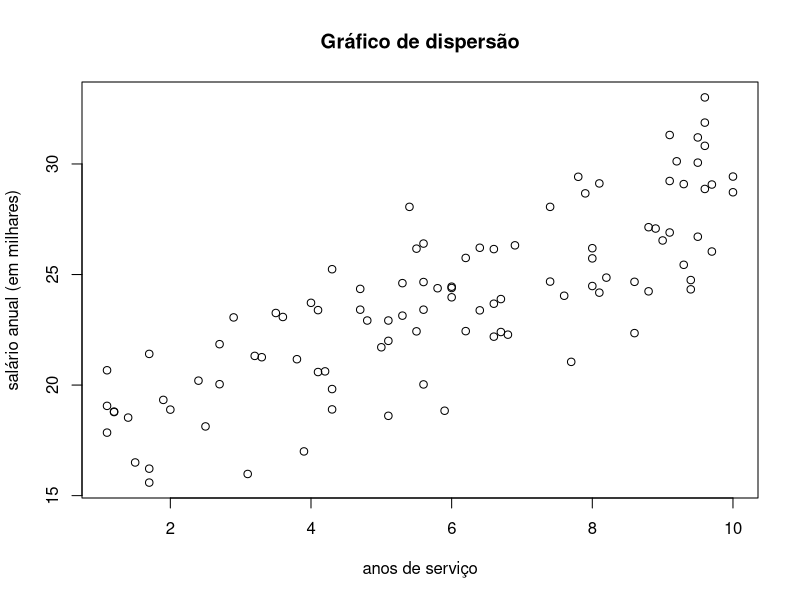
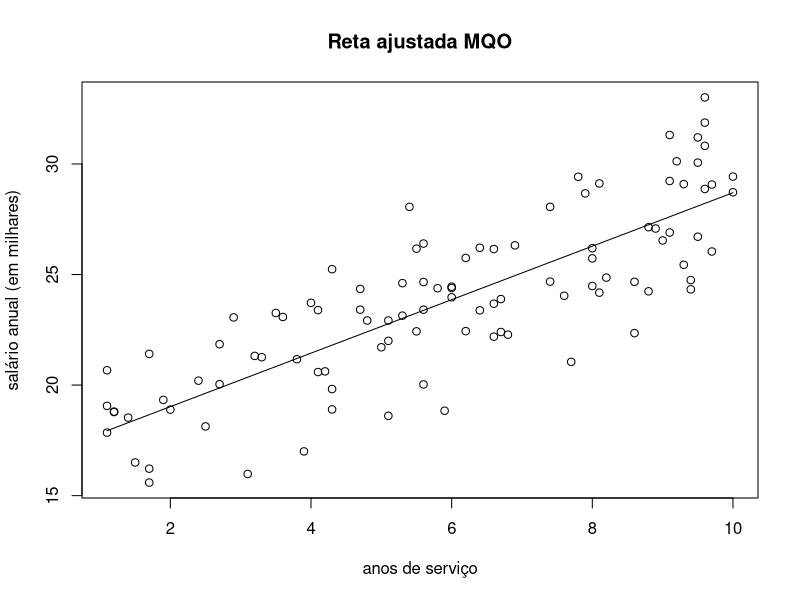
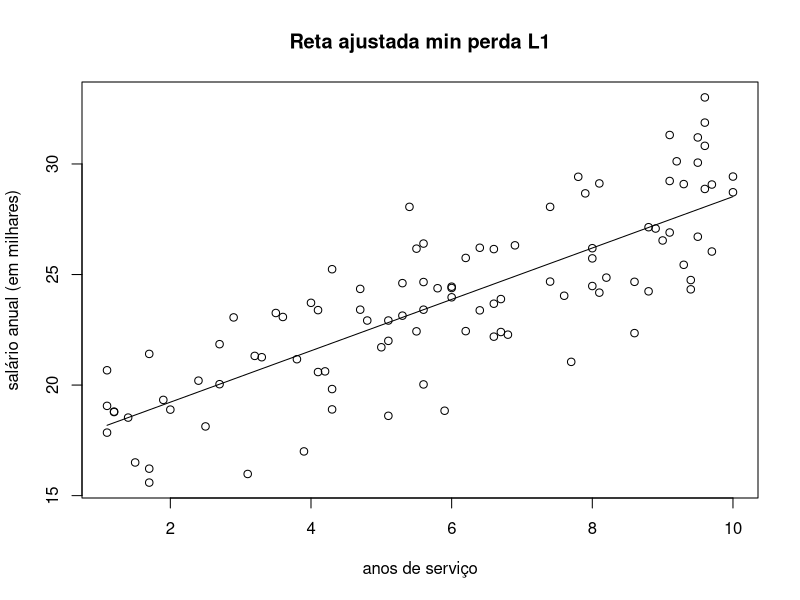
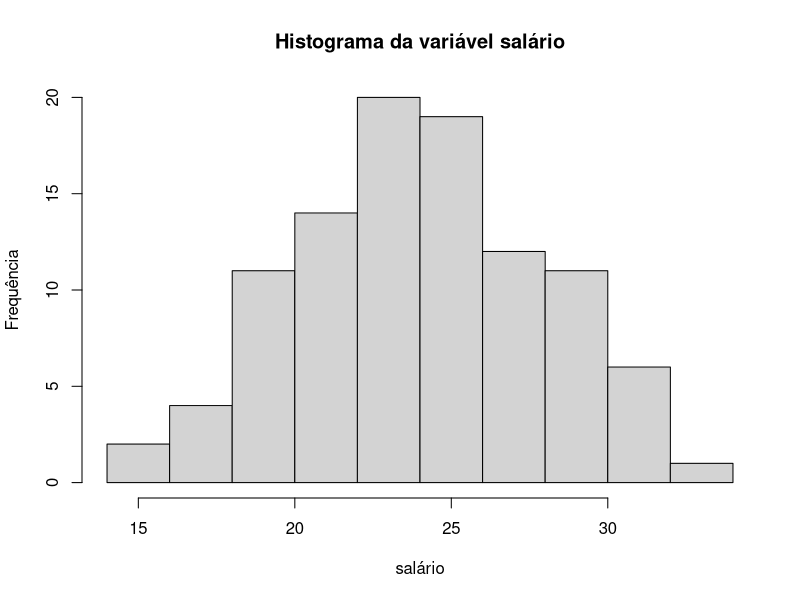
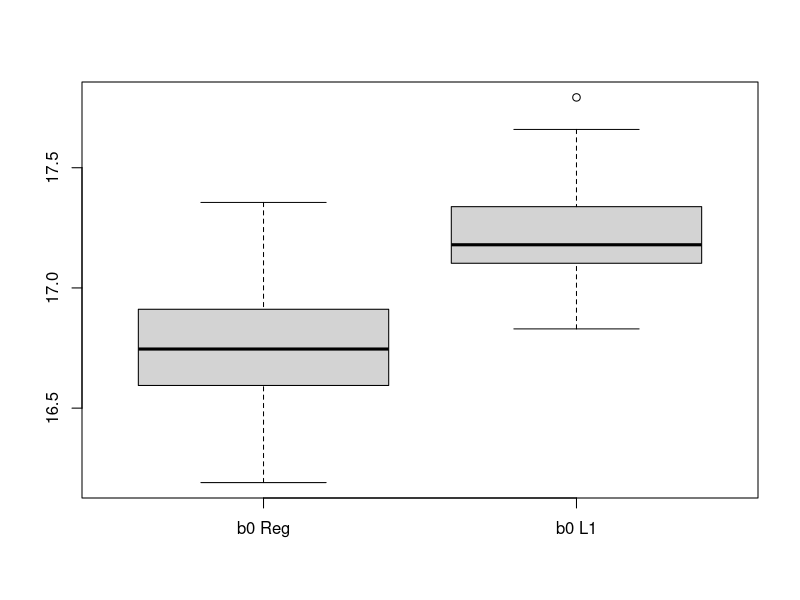
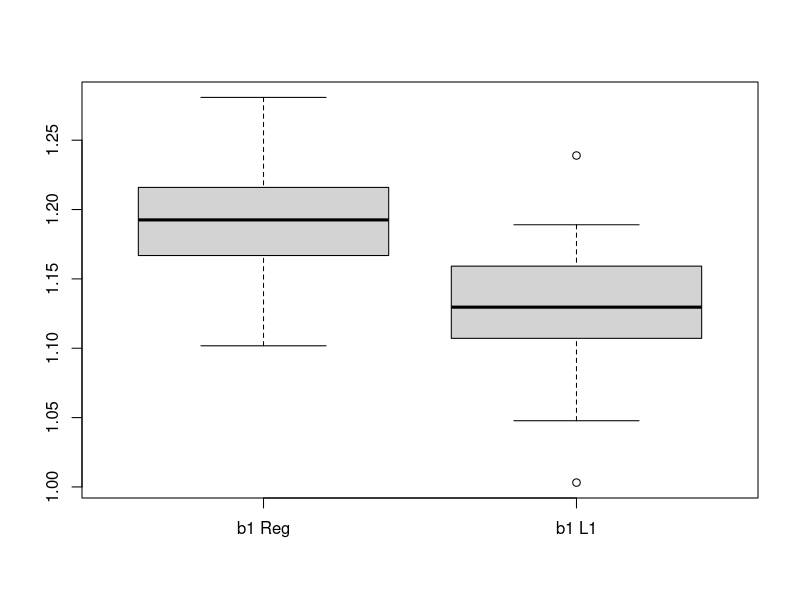
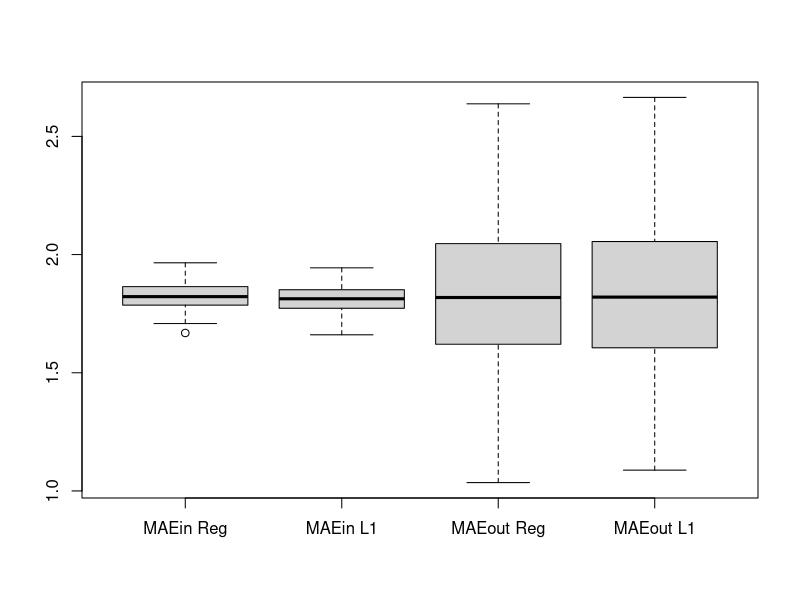

Here is the R script that generated these plots, in order:
## ---- chunk 1
knitr::opts_chunk$set(echo = FALSE)
## ---- chunk 2
data = read.csv2("205650.txt", sep=" ", dec = ".")
plot(data$X, data$Y, xlab = "anos de serviço", ylab="salário anual (em milhares)", main="Gráfico de dispersão")
## ---- chunk 3
# Funcao para dividir dados aleatoriamente em treinamento e teste #
split_data = function(data, train_perc){
  train_size <- floor(train_perc * nrow(data))
  train_index <- sample(seq_len(nrow(data)), size = train_size)
  train <- data[train_index, ]
  test <- data[-train_index, ]
  return(list("train" = train,
              "test" = test))
}

# Funcao para encontrar params que minimizam perda L1 #
opt_l1_loss = function(dataset){
  l1_loss = function(y, f) {
    sum(abs(y - f))
  }
  
  fn = function(params){
    b0 = params[1]
    b1 = params[2]
    l1_loss(y = dataset$Y, f = (b0 + b1 * dataset$X))
  }
  
  opt_b = optim(
    par = c(b0 = 0, b1=0),
    fn = fn
  )
  
  return(opt_b$par)
}

# Objetos para salvar os resultados das 100 repeticoes #

bhat_vec = rep(0,100)
bhat_params = data.frame(b0_reg=bhat_vec,
                         b1_reg=bhat_vec,
                         b0_l1=bhat_vec,
                         b1_l1=bhat_vec)

MAE_vec = rep(0, 100)
MAE_table = data.frame(MAEin_reg=MAE_vec,
                       MAEout_reg=MAE_vec,
                       MAEin_l1=MAE_vec,
                       MAEout_l1=MAE_vec)

## ---- chunk 4
set.seed(205650)  
splitted_data = split_data(data, 0.85)
  train <- splitted_data$train
  test <- splitted_data$test
  
  ## Regressao simples (MQO) ##
  
  # Encontrar params b0 e b1 #
  reg = lm(Y ~ X, data=train)
  
  ## Minimizar perda L1 ##
  
  # Encontrar b0 e b1 otimos #
  opt_l1_loss_params = opt_l1_loss(train)
  Ypred_test_l1 = opt_l1_loss_params[1] + opt_l1_loss_params[2]*test$X
  Ypred_train_l1 = opt_l1_loss_params[1] + opt_l1_loss_params[2]*train$X
  
  # Calcular MAEout e MAEin #
  Ypred_reg_test = predict(reg, test)
  Ypred_reg_train = predict(reg, train)
  
  abs_error_test_reg = abs(test$Y - Ypred_reg_test)
  MAEout_reg = sum(abs_error_test_reg)/15
  
  abs_error_train_reg = abs(train$Y - Ypred_reg_train)
  MAEin_reg = sum(abs_error_train_reg)/85
  
  # Calcular MAEin e MAEout #
  abs_error_test_l1 = abs(test$Y - Ypred_test_l1)
  MAEout_l1 = sum(abs_error_test_l1)/15
  
  abs_error_train_l1 = abs(train$Y - Ypred_train_l1)
  MAEin_l1 = sum(abs_error_train_l1)/85

## ---- chunk 5

plot(data$X, data$Y, xlab = "anos de serviço", ylab="salário anual (em milhares)", main="Reta ajustada MQO")
lines(data$X, (reg$coefficients[1] + reg$coefficients[2]*data$X))

plot(data$X, data$Y, xlab = "anos de serviço", ylab="salário anual (em milhares)", main="Reta ajustada min perda L1")
lines(data$X, (opt_l1_loss_params[1] + opt_l1_loss_params[2]*data$X))
      
## ---- chunk 6
hist(data$Y, xlab= "salário", ylab="Frequência", main= "Histograma da variável salário")
## ---- chunk 7
# Loop para executar o experimento 100 vezes #

set.seed(205650)
for (i in seq(1:100)){
  splitted_data = split_data(data, 0.85)
  train <- splitted_data$train
  test <- splitted_data$test
  
  ## Regressao simples (MQO) ##
  
  # Encontrar params b0 e b1 #
  reg = lm(Y ~ X, data=train)
  bhat_params$b0_reg[i] = reg$coefficients[1]
  bhat_params$b1_reg[i] = reg$coefficients[2]
  
  # Calcular MAEout e MAEin #
  Ypred_reg_test = predict(reg, test)
  Ypred_reg_train = predict(reg, train)
  
  abs_error_test_reg = abs(test$Y - Ypred_reg_test)
  MAEout_reg = sum(abs_error_test_reg)/15
  MAE_table$MAEout_reg[i] = MAEout_reg
  
  abs_error_train_reg = abs(train$Y - Ypred_reg_train)
  MAEin_reg = sum(abs_error_train_reg)/85
  MAE_table$MAEin_reg[i] = MAEin_reg
  
  ## Minimizar perda L1 ##
  
  # Encontrar b0 e b1 otimos #
  opt_l1_loss_params = opt_l1_loss(train)
  Ypred_test_l1 = opt_l1_loss_params[1] + opt_l1_loss_params[2]*test$X
  Ypred_train_l1 = opt_l1_loss_params[1] + opt_l1_loss_params[2]*train$X
  bhat_params$b0_l1[i] = opt_l1_loss_params[1]
  bhat_params$b1_l1[i] = opt_l1_loss_params[2]
  
  # Calcular MAEin e MAEout #
  abs_error_test_l1 = abs(test$Y - Ypred_test_l1)
  MAEout_l1 = sum(abs_error_test_l1)/15
  MAE_table$MAEout_l1[i] = MAEout_l1
  
  abs_error_train_l1 = abs(train$Y - Ypred_train_l1)
  MAEin_l1 = sum(abs_error_train_l1)/85
  MAE_table$MAEin_l1[i] = MAEin_l1
  
}
## ---- chunk 8
avg_results = data.frame(matrix(ncol = 2, nrow = 4))
col_names = c("Regressao", "Opt L1")
row_names = c("b0 medio", "b1 medio", "MAEin medio", "MAEout medio")
colnames(avg_results) = col_names
rownames(avg_results) = row_names

avg_results$Regressao[1] = mean(bhat_params$b0_reg)
avg_results$Regressao[2] = mean(bhat_params$b1_reg)
avg_results$Regressao[3] = mean(MAE_table$MAEin_reg)
avg_results$Regressao[4] = mean(MAE_table$MAEout_reg)

avg_results$`Opt L1`[1] = mean(bhat_params$b0_l1)
avg_results$`Opt L1`[2] = mean(bhat_params$b1_l1)
avg_results$`Opt L1`[3] = mean(MAE_table$MAEin_l1)
avg_results$`Opt L1`[4] = mean(MAE_table$MAEout_l1)

## ---- chunk 9
summary(bhat_params$b0_reg)
## ---- chunk 10
summary(bhat_params$b0_l1)
## ---- chunk 11
summary(bhat_params$b1_reg)
## ---- chunk 12
summary(bhat_params$b1_l1)
## ---- chunk 13

boxplot(list("b0 Reg"=bhat_params$b0_reg, "b0 L1"=bhat_params$b0_l1))

boxplot(list("b1 Reg"=bhat_params$b1_reg, "b1 L1"=bhat_params$b1_l1))

## ---- chunk 14
boxplot(list("MAEin Reg"=MAE_table$MAEin_reg, "MAEin L1"=MAE_table$MAEin_l1,"MAEout Reg"=MAE_table$MAEout_reg, "MAEout L1"=MAE_table$MAEout_l1))
## ---- chunk 15
library(knitr)
kable(avg_results)
